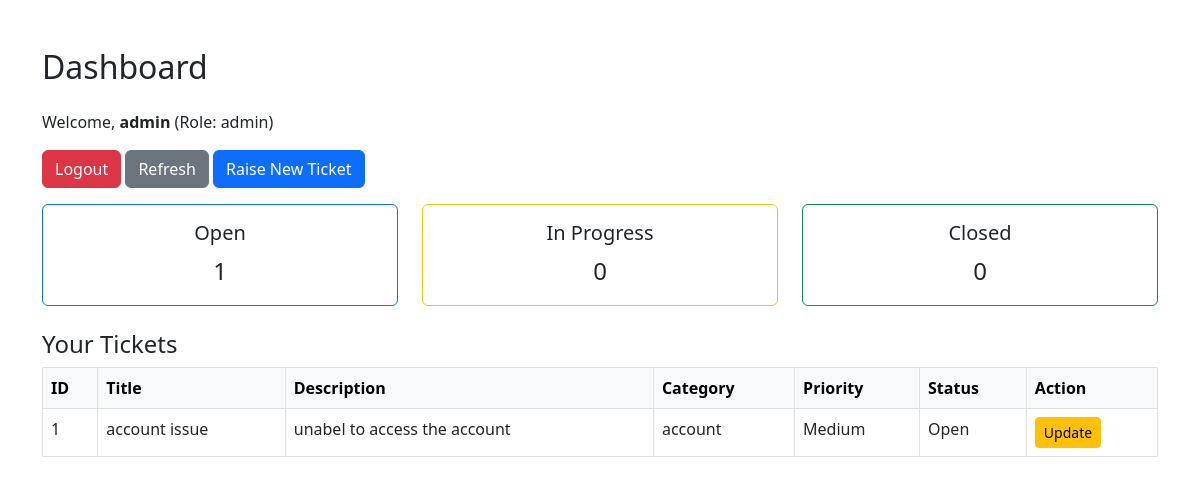
The app's page /dashboard (signed in) with its own data.
### tables this page shows
CREATE TABLE tickets (
    id INTEGER PRIMARY KEY AUTOINCREMENT,
    title TEXT NOT NULL,
    description TEXT NOT NULL,
    category TEXT NOT NULL,
    priority TEXT NOT NULL,
    status TEXT NOT NULL DEFAULT 'Open',
    user_id INTEGER,
    FOREIGN KEY (user_id) REFERENCES users(id)
);

### app.py (the view)
@app.route("/dashboard")
def dashboard():
    if "user_id" not in session:
        return redirect(url_for("login"))
    conn = sqlite3.connect("database.db")
    cursor = conn.cursor()
    if session["role"] == "admin":
        cursor.execute("SELECT * FROM tickets")
        tickets = cursor.fetchall()
        cursor.execute("SELECT status, COUNT(*) FROM tickets GROUP BY status")
        stats = dict(cursor.fetchall())
    else:
        cursor.execute("SELECT * FROM tickets WHERE user_id=?", (session["user_id"],))
        tickets = cursor.fetchall()
        cursor.execute("SELECT status, COUNT(*) FROM tickets WHERE user_id=? GROUP BY status", (session["user_id"],))
        stats = dict(cursor.fetchall())
    conn.close()
    return render_template("dashboard.html", tickets=tickets, role=session["role"], stats=stats)

### templates/dashboard.html
{% extends "base.html" %}
{% block content %}
<h2 class="mb-4">Dashboard</h2>
<p>Welcome, <strong>{{ session['username'] }}</strong> (Role: {{ role }})</p>
<div class="mb-3">
  <a href="{{ url_for('logout') }}" class="btn btn-danger">Logout</a>
  <a href="{{ url_for('dashboard') }}" class="btn btn-secondary">Refresh</a>
  <a href="{{ url_for('new_ticket') }}" class="btn btn-primary">Raise New Ticket</a>
</div>
<div class="row text-center mb-4">
  <div class="col-md-4">
    <div class="card border-primary">
      <div class="card-body">
        <h5 class="card-title">Open</h5>
        <p class="card-text fs-4">{{ stats.get('Open', 0) }}</p>
      </div>
    </div>
  </div>
  <div class="col-md-4">
    <div class="card border-warning">
      <div class="card-body">
        <h5 class="card-title">In Progress</h5>
        <p class="card-text fs-4">{{ stats.get('In Progress', 0) }}</p>
      </div>
    </div>
  </div>
  <div class="col-md-4">
    <div class="card border-success">
      <div class="card-body">
        <h5 class="card-title">Closed</h5>
        <p class="card-text fs-4">{{ stats.get('Closed', 0) }}</p>
      </div>
    </div>
  </div>
</div>
<h4>Your Tickets</h4>
<table class="table table-bordered">
  <thead class="table-light">
    <tr>
      <th>ID</th>
      <th>Title</th>
      <th>Description</th>
      <th>Category</th>
      <th>Priority</th>
      <th>Status</th>
      {% if role == 'admin' %}<th>Action</th>{% endif %}
    </tr>
  </thead>
  <tbody>
    {% for ticket in tickets %}
    <tr>
      <td>{{ ticket[0] }}</td>
      <td>{{ ticket[1] }}</td>
      <td>{{ ticket[2] }}</td>
      <td>{{ ticket[3] }}</td>
      <td>{{ ticket[4] }}</td>
      <td>{{ ticket[5] }}</td>
      {% if role == 'admin' %}
      <td><a href="{{ url_for('update_ticket', ticket_id=ticket[0]) }}" class="btn btn-sm btn-warning">Update</a></td>
      {% endif %}
    </tr>
    {% else %}
    <tr>
      <td colspan="7" class="text-center">No tickets found</td>
    </tr>
    {% endfor %}
  </tbody>
</table>
{% endblock %}

### records on screen
tickets: id "1", title "account issue", description "unabel to access the account", category "account", priority "Medium", status "Open"

### other values on screen
{{ session['username'] }} "admin"
{{ role }} "admin"
{{ stats.get('Open', 0) }} "1"
{{ stats.get('In Progress', 0) }} "0"
{{ stats.get('Closed', 0) }} "0"
